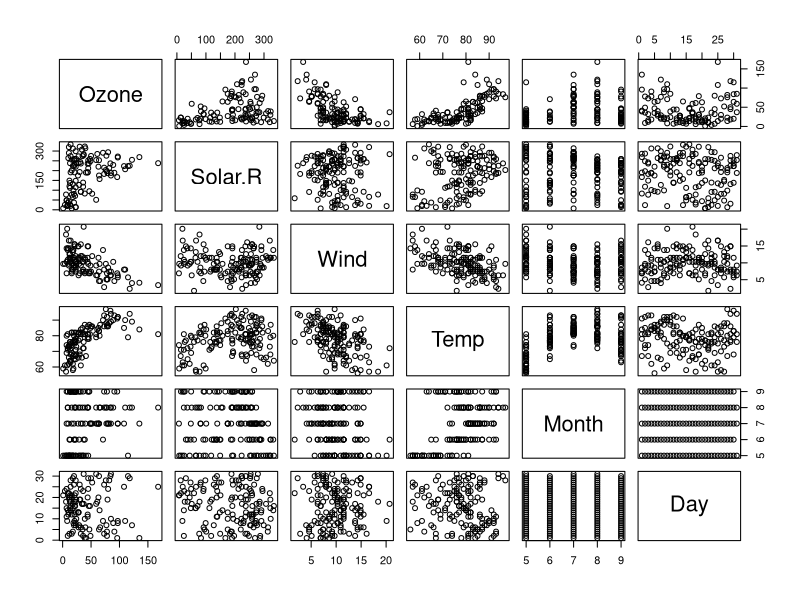
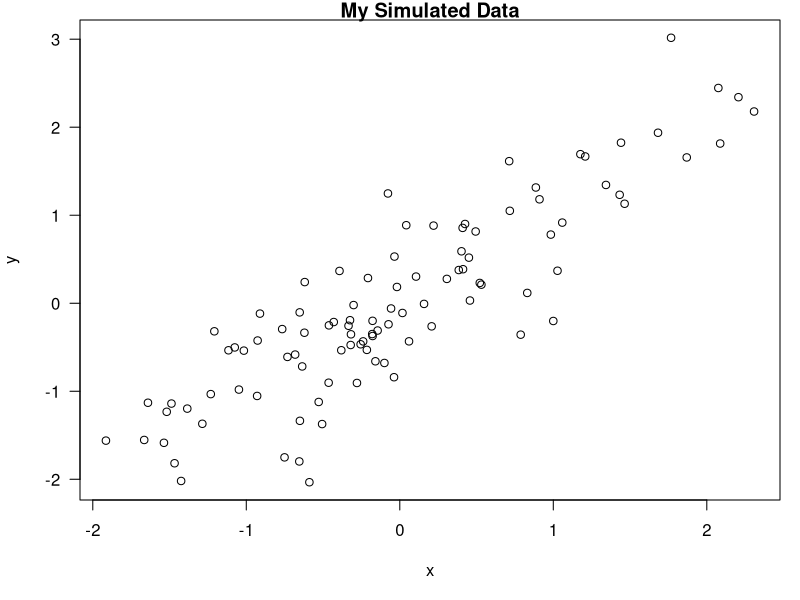

These charts were generated, in order, by the following R code:
## ---- chunk 1
library(datasets)
data(airquality)
summary(airquality)
## ---- chunk 2
pairs(airquality)
## ---- chunk 3
library(stats)
fit <- lm(Ozone ~ Wind + Solar.R + Temp, data = airquality)
summary(fit)
## ---- chunk 4
set.seed(1)
x <- rnorm(100)
mean(x)
## ---- chunk 5
set.seed(1)
x <- rnorm(100)
mean(x)
## ---- chunk 6
set.seed(1)
x <- rnorm(100)
mean(x)
## ---- chunk 7
Sys.setenv(TZ="Europe/London")
Sys.getenv("TZ")
time <- format(Sys.time(), "%a %b %d %Y %X ")
rand <- rnorm(1)
## ---- chunk 8
x <- rnorm(100)
y <- x + rnorm(100, sd = 0.5)
## ---- chunk 9
par(mar = c(5,4,1,1), las = 1)
plot(x, y, main = "My Simulated Data")
## ---- chunk 10
library(datasets)
data(airquality)
fit <- lm(Ozone ~ Wind + Temp + Solar.R, data = airquality)
## ---- chunk 11
library(xtable)
xt <- xtable(summary(fit))
print(xt, type = "html")
